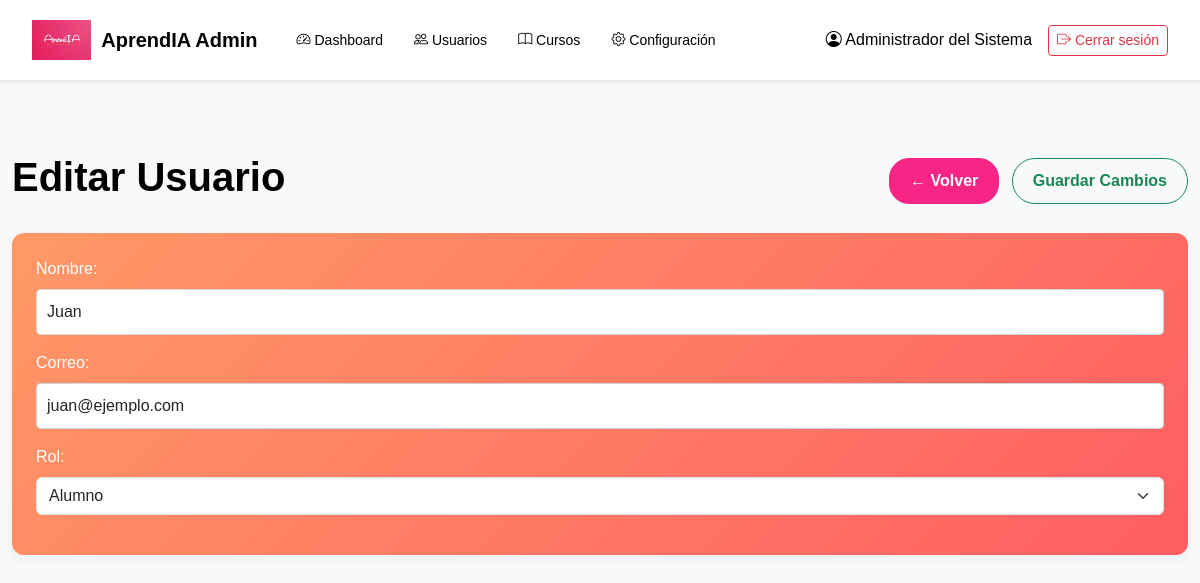
Screenshot of /admin/editar_usuario.php?id=3 (signed in) with the database file from the repository.
### tables this page shows
CREATE TABLE usuarios (
    id INT AUTO_INCREMENT PRIMARY KEY,
    nombre VARCHAR(255) NOT NULL,
    correo VARCHAR(191) UNIQUE NOT NULL,
    password VARCHAR(255) NOT NULL,
    rol ENUM('alumno', 'docente', 'admin') DEFAULT 'alumno',
    fecha_registro TIMESTAMP DEFAULT CURRENT_TIMESTAMP
);

### admin/editar_usuario.php (the view, shortened to what this page needs)
<?php
include '../includes/navbar.php';
$db = new Database();
$conn = $db->getConnection();
$id = (int)$_GET['id'];
$stmt = $conn->prepare("SELECT * FROM usuarios WHERE id = :id");
$stmt->bindParam(':id', $id);
$stmt->execute();
$usuario = $stmt->fetch(PDO::FETCH_ASSOC);
?>
<!DOCTYPE html>
<html lang="es">
<head>
    <link href="https://cdn.jsdelivr.net/npm/bootstrap@5.3.0/dist/css/bootstrap.min.css" rel="stylesheet">
    <link rel="stylesheet" href="https://cdn.jsdelivr.net/npm/bootstrap-icons@1.7.2/font/bootstrap-icons.css">
    <link href="../css/styles.css" rel="stylesheet">
</head>
    <body class="bg-light">
        <div class="container-fluid py-5">
            <div class="d-flex justify-content-between align-items-center mb-4">
                <h1>Editar Usuario</h1>
                    <div>
                        <a href="usuarios.php" class="btn btn-primary">
                            ← Volver</a>
                        <button type="submit" form="form-editar-usuario" class="btn btn-primary_simple btn-outline-success ms-2">
                            Guardar Cambios</button>
                    </div>
            </div>
            <div class="tabla-usuarios formulario p-4">
                <form id="form-editar-usuario" method="POST">
                    <div class="mb-3">
                        <label class="form-label">Nombre:</label>
                        <input type="text" name="nombre" value="<?= htmlspecialchars($usuario['nombre']) ?>" class="form-control" required>
                    </div>
                    <div class="mb-3">
                        <label class="form-label">Correo:</label>
                        <input type="email" name="correo" value="<?= htmlspecialchars($usuario['correo']) ?>" class="form-control" required>
                    </div>
                    <div class="mb-3">
                        <label class="form-label">Rol:</label>
                        <select name="rol" class="form-select" required>
                            <option value="alumno" <?= $usuario['rol'] === 'alumno' ? 'selected' : '' ?>>Alumno</option>
                        </select>
                    </div>
                </form>
            </div>
        </div>
    </body>
</html>

### css/styles.css (style rules this page uses)
:root { --primary-color: #E91E63; --background-color: #FFFFFF; --text-primary-color: #000000; --text-secondary-color: #6C757D; --input-border-color: #CED4DA; }
body { background-color: var(--background-color); font-family: 'Arial', sans-serif; color: var(--text-primary-color); }
.form-control { border: 1px solid var(--input-border-color); border-radius: 4px; padding: 10px; }
h1, h2 { color: var(--text-primary-color); font-weight: bold; }
.tabla-usuarios { background: #fff; border-radius: 12px; box-shadow: 0 4px 12px rgba(0, 0, 0, 0.05); overflow: hidden; }
.btn-primary { background-color: var(--primary-color); border-color: var(--primary-color); border-radius: 25px; padding: 10px 20px; font-weight: bold; text-transform: none; transition: all 0.3s ease; }
.btn-primary_simple { border-radius: 25px; padding: 10px 20px; font-weight: bold; text-transform: none; transition: all 0.3s ease; }
.btn-primary { border-radius: 20px; background-color: #f72585; border-color: #f72585; }
.formulario { background: linear-gradient(135deg, #ff9966 0%, #ff5e62 100%) !important; color: white; }

### rows the page displays
usuarios: nombre "Juan", correo "juan@ejemplo.com", rol "Alumno"

### other values shown
Session::get('user_name') "Administrador del Sistema"
